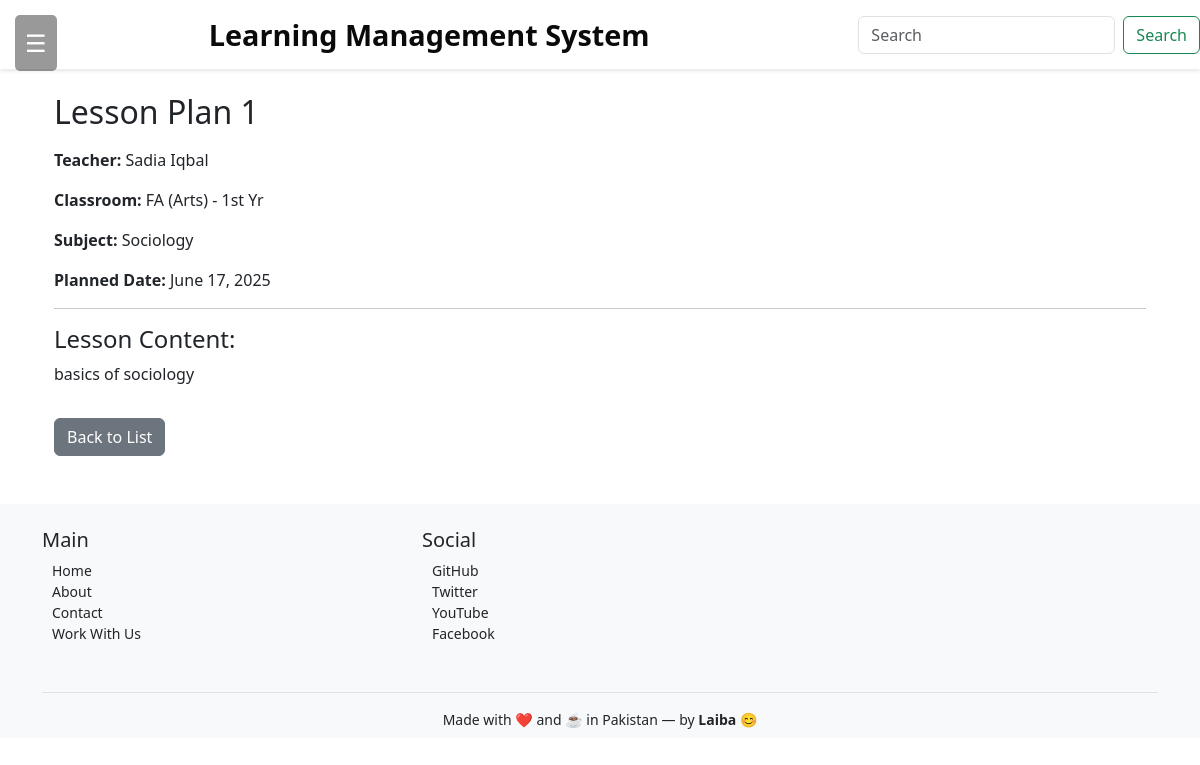
Page /lessonplans/1/ on the committed database.
### academic_app/models.py (models this page shows, shortened)
class LessonPlan(models.Model):
    title = models.CharField(max_length=200)
    classroom = models.ForeignKey('ClassRoom', on_delete=models.CASCADE, null=True, blank=True)
    subject = models.ForeignKey(Subject, on_delete=models.CASCADE)
    teacher = models.ForeignKey(Teacher, on_delete=models.CASCADE)
    content = models.TextField()
    created_on = models.DateField(auto_now_add=True)
    planned_date = models.DateField()

class Teacher(models.Model):
    name = models.CharField(max_length=100)
    email = models.EmailField(unique=True)
    phone = models.CharField(max_length=15, blank=True, null=True)
    joining_date = models.DateField()
    qualification = models.CharField(max_length=200, blank=True, null=True)
    departement = models.CharField(max_length=100, blank=True, null=True)
    image = models.ImageField(upload_to='course_images/', blank=True, null=True)

class ClassRoom(models.Model):
    name = models.CharField(max_length=100)  # e.g. "Class A", "Maths 1A"
    batch = models.ForeignKey(Batch, on_delete=models.CASCADE)
    course = models.ForeignKey(Course, on_delete=models.CASCADE)
    subjects = models.ManyToManyField(Subject, related_name='classrooms')

class Subject(models.Model):
    name = models.CharField(max_length=100)
    teacher = models.ForeignKey(Teacher, on_delete=models.CASCADE)
    description = models.TextField(blank=True, null=True)

### academic_app/views.py (the view)
# urls.py: path('lessonplans/<int:pk>/', views.LessonPlanDetailView.as_view(), name='lessonplan_detail'),
class LessonPlanDetailView(DetailView):
    model = LessonPlan
    template_name = 'academic_app/lessonplan_detail.html'
    context_object_name = 'lessonplan'

### academic_app/templates/academic_app/lessonplan_detail.html (shortened to what this page needs)
{% extends 'academic_app/basic.html' %}
{% block body %}
<div class="container mt-4">
  <h2 class="mb-3">{{ lessonplan.title }}</h2>
  <p><strong>Teacher:</strong> {{ lessonplan.teacher.name }}</p>
  <p><strong>Classroom:</strong> {{ lessonplan.classroom.name }}</p>
  <p><strong>Subject:</strong> {{ lessonplan.subject.name }}</p>
  <p><strong>Planned Date:</strong> {{ lessonplan.planned_date }}</p>
  <hr>
  <h4>Lesson Content:</h4>
  <p>{{ lessonplan.content }}</p>
  <a href="{% url 'lessonplan_list' %}" class="btn btn-secondary mt-3">Back to List</a>
</div>
{% endblock %}

### academic_app/templates/academic_app/basic.html (style rules this page uses)
html, body { margin: 0; padding: 0; height: 100%; width: 100%; font-family: 'Segoe UI', Tahoma, sans-serif; }

### rows in the picture
LessonPlan: title "Lesson Plan 1", teacher.name "Sadia Iqbal", classroom.name "FA (Arts) - 1st Yr", subject.name "Sociology", planned_date "June 17, 2025", content "basics of sociology"
